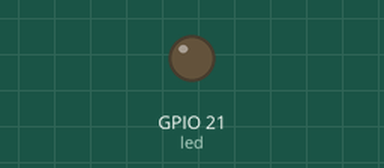
The program below on a simulated ESP32 board running MicroPython. Parts: output pins drawn as LEDs (lit = HIGH). The clock reads 2024-03-15 10:24:30 at power-on unless the program sets it; files the program writes start out absent; a WiFi scan finds one network, HomeNet; what the program prints to the serial console is not drawn.

Above: at 0.05 s.
At 3.8 s:
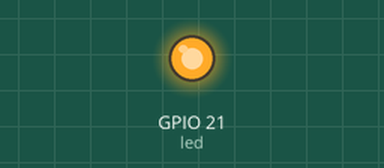
Timing chart, 0 to 9.5 s (numbered marks = the images above):
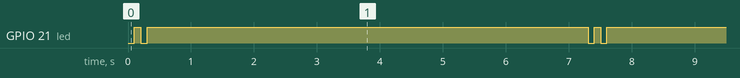

The program:

scan_beacons_sd.py
```python
import os
import network
import ubinascii
import time
from machine import Pin, SoftSPI
from sdcard import SDCard

# Define the SoftSPI pins
spisd = SoftSPI(-1,
                miso=Pin(12),   # MISO: PIN 21 (IO 12)
                mosi=Pin(13),   # MOSI: PIN 19 (IO 13)
                sck=Pin(14))    # SCLK: PIN 23 (IO 14)

led = Pin(21, Pin.OUT)
try:
    # Create and mount the file system
    # Initialize the SD card with CS2 pin
    sd = SDCard(spisd, Pin(15))  # CS2: PIN 24 (IO 15)
    vfs = os.VfsFat(sd)
    os.mount(vfs, '/sd')

    # Print the root directory after mounting
    print('Root directory after mounting: {}'.format(os.listdir()))

    # Change to the SD card directory and list its contents
    os.chdir('/sd')
    print('SD Card contains: {}'.format(os.listdir()))

    # Turn off LED to indicate success
    led.value(1)
except Exception as e:
    print("SD card mount failed:", e)
    # Turn on LED to indicate failure
    led.value(0)

# Function to set ESP32 in STA mode and start scanning for Wi-Fi signals
def wifi_sniffer():
    # Initialize WiFi in station mode
    wlan = network.WLAN(network.STA_IF)
    wlan.active(True)

    # Open a CSV file on the SD card to store probe requests
    with open('/sd/probe_requests.csv', 'w') as f:
        # Write header to the CSV file
        f.write("datetime;dst;randomized;rssi;idx;seq_num;ch_freq;ssid;occupancy\n")

        idx = 0  # Index for probe requests
        while True:
            print("Scanning for nearby networks...")
            # Blink LED to indicate scanning
            led.value(0)
            time.sleep(0.1)
            led.value(1)
            time.sleep(0.1)
            led.value(0)
            time.sleep(0.1)
            led.value(1)

            # Perform a Wi-Fi scan
            networks = wlan.scan()  # List of tuples (ssid, bssid, channel, rssi, authmode, hidden)

            # Check if any networks were found
            if networks:
                for net in networks:
                    ssid, bssid, channel, rssi, authmode, hidden = net
                    dst_mac = ubinascii.hexlify(bssid, ':').decode()  # Destination MAC
                    randomized = "1"  # Assuming randomized MAC (1 for yes, 0 for no)
                    seq_num = idx  # Use idx as sequence number
                    ch_freq = channel  # Frequency channel
                    occupancy = "0.0"  # Placeholder for occupancy

                    # Create a timestamp using the time module
                    timestamp = time.localtime()
                    timestamp_str = "{:04}-{:02}-{:02} {:02}:{:02}:{:02}.{:06}".format(
                        timestamp[0], timestamp[1], timestamp[2],
                        timestamp[3], timestamp[4], timestamp[5],
                        int(time.ticks_us() % 1000000)  # Microsecond precision
                    )

                    # Write the data to the CSV file
                    f.write(f"{timestamp_str};{dst_mac};{randomized};{rssi};{idx};{seq_num};{ch_freq};{ssid};{occupancy}\n")
                    idx += 1  # Increment the index for the next entry

                f.flush()  # Ensure data is written to the file immediately
            else:
                print("No networks found")

            # Pause before the next scan
            time.sleep(5)

try:
    print("Starting WiFi sniffer...")
    wifi_sniffer()
except KeyboardInterrupt:
    print("Sniffer stopped")
```

Measured:
- by itself, GPIO 21 (led): repeats every 7.3 s: LOW 0.10 s, HIGH 7.0 s, LOW 0.10 s, HIGH 0.10 s
- by itself, everything shown: repeats every 7.3 s, in 4 steps
